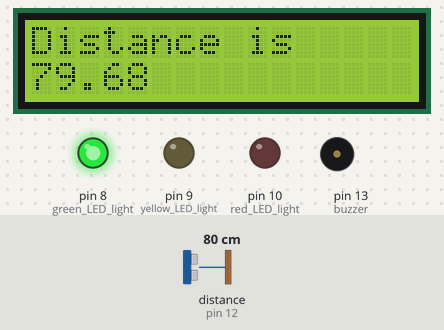
Bench run of a sketch on a simulated Arduino Uno, built with avr-gcc and run on an emulated ATmega328P. Parts: 16×2 character LCD, output pins drawn as LEDs (lit = HIGH), buzzer (waves = sounding). Wiring (inferred from the names in the program): ultrasonic range finder: trigger pin 11; echo pin 12. The inputs (shaded band) are chosen by the test bench; at power-on: distance to the obstacle (sensor on pin 12) 80 cm. The echo pulse lasts 58.3 µs per cm; pins used as bus, display or sensor lines are not drawn; what the sketch prints to the serial monitor is not drawn.

Above: at 1.2 s.
1.3 s: distance to the obstacle (sensor on pin 12) set to 23 cm
At 2.6 s:
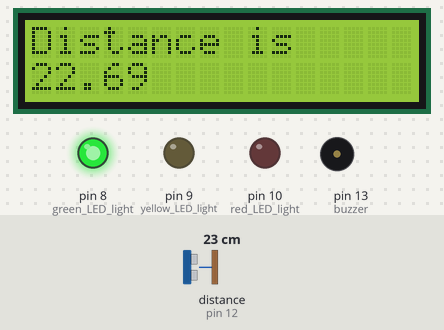
3.5 s: distance to the obstacle (sensor on pin 12) set to 19 cm
At 6.4 s:
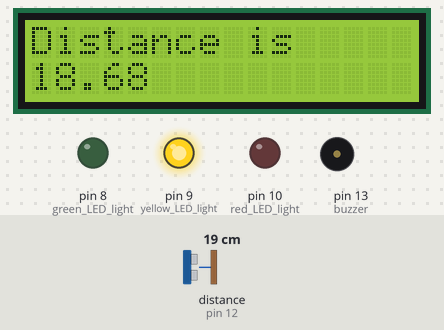
7.6 s: distance to the obstacle (sensor on pin 12) set to 2 cm
At 9.36 s:
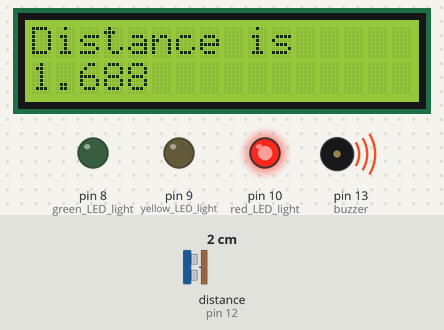
Timing chart, 0 to 17.6 s (numbered marks = the images above; inputs shaded):
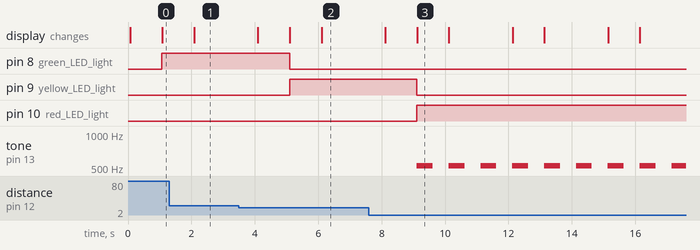

Measured:
- the behaviour switches between 21 and 20 cm on distance to the obstacle (sensor on pin 12) (found by bisection; images 1 and 2)
- after the input at 1.3 s, the display: changes after 0.78 s (image 1)
- after the input at 3.5 s, pin 8 (green_LED_light): HIGH → LOW after 1.6 s; pin 9 (yellow_LED_light): LOW → HIGH after 1.6 s; the display: changes after 0.60 s (image 2)
- after the input at 7.6 s, pin 9 (yellow_LED_light): HIGH → LOW after 1.5 s; pin 10 (red_LED_light): LOW → HIGH after 1.5 s; tone on pin 13 (buzzer): alternates 523 Hz for 0.50 s and silent for 0.50 s, starting after 1.5 s; the display: first changes after 0.51 s (image 3 shows a later state)

The sketch:

activity_61.ino
```cpp
//Emirene Joy Castillo BSIT-2A
// Distance Measuring Device

//variable declaration
#include<LiquidCrystal.h>
LiquidCrystal lcd = LiquidCrystal(2,3,4,5,6,7);

const int trigPin = 11;
const int echoPin = 12;
float time, distance;

void setup()
{
  lcd.begin(16,2);
  pinMode(13, OUTPUT); //buzzer
  pinMode(10, OUTPUT); //red LED light
  pinMode(9, OUTPUT); //yellow LED light
  pinMode(8, OUTPUT); //green LED light
  pinMode(trigPin, OUTPUT); //trigger
  pinMode(echoPin, INPUT); //echo
  Serial.begin(9600); //communication channel
}

//Main program
void loop()
{
  //Sensor
  digitalWrite(trigPin, LOW);
  delayMicroseconds(2);
  digitalWrite(trigPin, HIGH);
  delayMicroseconds(10);
  digitalWrite(trigPin, LOW);

  time = pulseIn(echoPin, HIGH);

  distance = (time*.0343)/2;
  Serial.print("Distance:CM");
  Serial.println(distance);

  //LCD
  lcd.setCursor(0,0);
  lcd.print("Distance is ");

  lcd.setCursor(0,1);
  lcd.print(distance);

  delay(1000);

  //LED Lights & Buzzer
  if (distance < 10)
//if distance is below 10cm, red LED light and buzzer turn on
  {
    tone(13, 523, 500);
    digitalWrite(10, HIGH);
    digitalWrite(9, LOW);
    digitalWrite(8, LOW);
  }
  else
  {
    digitalWrite(10, LOW);
    noTone(3);
  }

  if (distance < 20 && distance >= 11)
//if distance is below 11- 20cm, yellow LED light turns on
    {
      digitalWrite(9, HIGH);
   }
  else
  {
      digitalWrite(9, LOW);
  }
  if (distance >= 20)
//if distance is above 20cm, green LED light turns on
  {
    digitalWrite(8, HIGH);
  }
  else
  {
    digitalWrite(8, LOW);
  }
}
```
